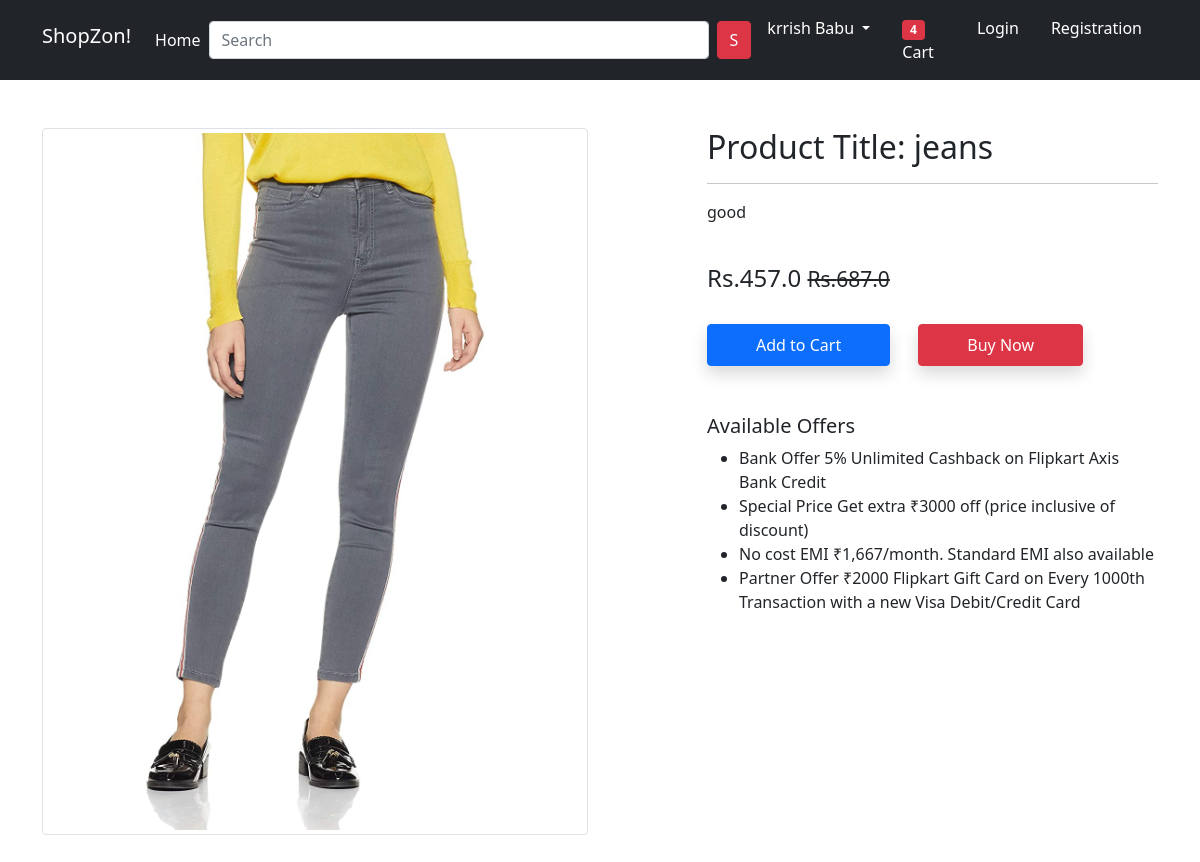
/product-detail/2/, run on the app's committed database.
### ShopZonapp/models.py (models this page shows, shortened)
class Product(models.Model):
 title = models.CharField(max_length=100)
 selling_price = models.FloatField()
 discounted_price = models.FloatField()
 description = models.TextField()
 brand = models.CharField(max_length=100)
 category = models.CharField( choices=CATEGORY_CHOICES, max_length=2)
 product_image = models.ImageField(upload_to='productimg')

### ShopZonapp/views.py (the view)
# urls.py: path('product-detail/<int:pk>/', views.ProductDetailView.as_view(), name='product-detail'),
class ProductDetailView(View):
	def get(self, request, pk):
		totalitem = 0
		product = Product.objects.get(pk=pk)
		print(product.id)
		item_already_in_cart=False
		if request.user.is_authenticated:
			totalitem = len(Cart.objects.filter(user=request.user))
			item_already_in_cart = Cart.objects.filter(Q(product=product.id) & Q(user=request.user)).exists()
		return render(request, 'app/productdetail.html', {'product':product, 'item_already_in_cart':item_already_in_cart, 'totalitem':totalitem})

### ShopZonapp/templates/app/Productdetail.html (shortened to what this page needs)
{% extends 'app/base.html' %}
{% load static %}
{% block main-content %}
<div class="container my-5">
 <div class="row">
  <div class="col-sm-6 text-center align-self-center">
   <img src="{{product.product_image.url}}" alt="" class="img-fluid img-thumbnail">
  </div>
  <div class="col-sm-5 offset-sm-1">
   <h2>Product Title: {{product.title}}</h2>
   <hr>
   <p>{{product.description}}</p> <br>
   <h4>Rs.{{product.discounted_price}} <small class="fw-light text-decoration-line-through">Rs.{{product.selling_price}}</small></h4> <br>
   <a href="#" class="btn btn-primary shadow px-5 py-2">Add to Cart</a>
   <a href="#" class="btn btn-danger shadow px-5 py-2 ms-4">Buy Now</a>
   <h5 class="mt-5">Available Offers</h5>
   <ul>
    <li>Bank Offer 5% Unlimited Cashback on Flipkart Axis Bank Credit</li>
    <li>Special Price Get extra ₹3000 off (price inclusive of discount)</li>
    <li>No cost EMI ₹1,667/month. Standard EMI also available</li>
    <li>Partner Offer ₹2000 Flipkart Gift Card on Every 1000th Transaction with a new Visa Debit/Credit Card</li>
   </ul>
  </div>
 </div>
</div>
{% endblock main-content %}

### data on the page
Product: product_image (picture), title "jeans", description "good", discounted_price "457.0", selling_price "687.0"
